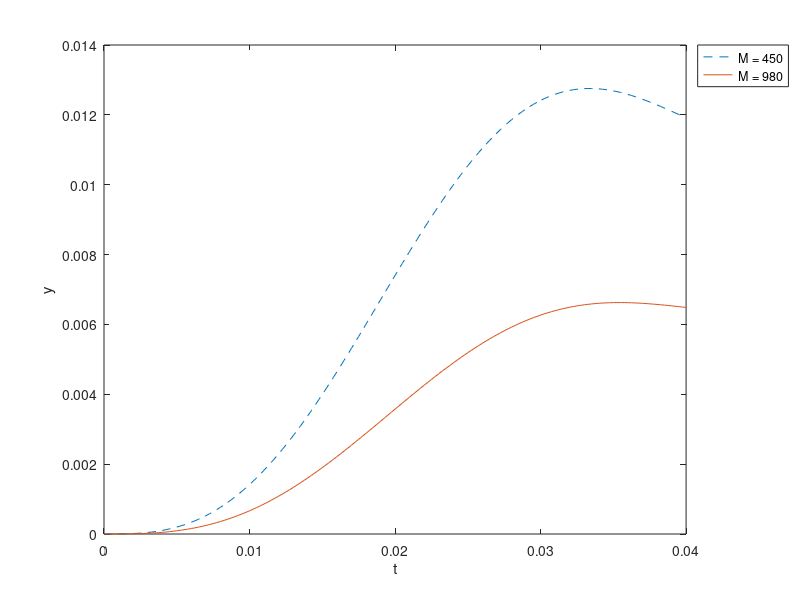
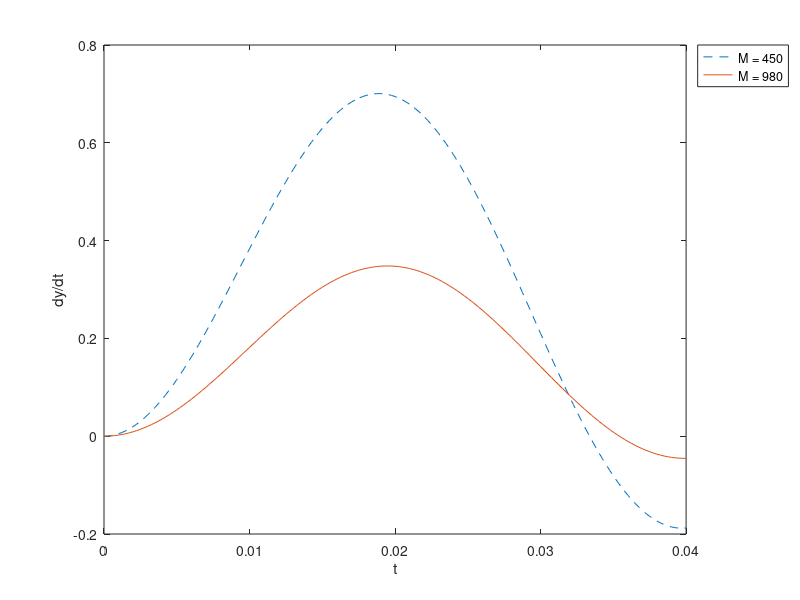
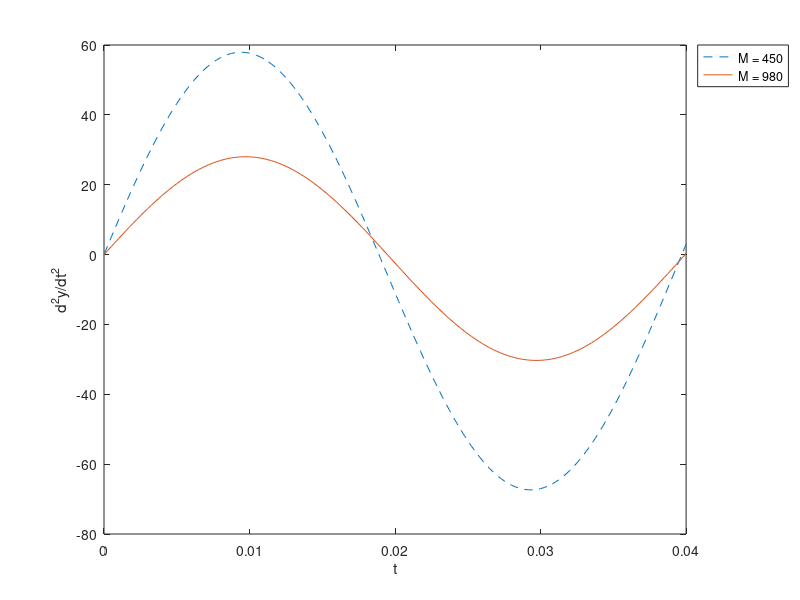

Reproduce these figures in MATLAB, in order.
clc
clear all
global H = 0.05;
global L = 0.8;
global V0 = 20;
global M = 450;
global M1 = 980;
global K = 3500;
global B =7300;
function q = sist(t, an)
    global H;
    global L;
    global V0;
    global M;
    global K;
    global B;
    #Описание математической модели неровности дороги
    x = (H / 2) * (1 - cos((2 * pi * V0 * t) / L));
    #Производная функции неровности дороги
    dxdt = (H / L) * pi * V0 * sin((2 * pi * V0 * t)/L);
    q = [an(2); ((B / M) * dxdt + (K / M) * x - (B / M) * an(2) - (K / M)*an(1))];
endfunction;

function q1 = sist1(t1, an1)
    global H;
    global L;
    global V0;
    global M1;
    global K;
    global B;
    #Описание математической модели неровности дороги
    x = (H / 2) * (1 - cos((2 * pi * V0 * t1) / L));
    #Производная функции неровности дороги
    dxdt = (H / L) * pi * V0 * sin((2 * pi * V0 * t1)/L);
    q1 = [an1(2); ((B / M1) * dxdt + (K / M1) * x - (B / M1) * an1(2) - (K / M1)*an1(1))];
endfunction;

t0 = 0;

tf =  L / V0;

x0 = [0, 0];

par = odeset ("RelTol", 1e-5, "AbsTol", 1e-5, "InitialStep", 0.05,
"MaxStep", 0.001);
[t, an] = ode45(@sist, [t0 tf], x0, par);
[t1, an1] = ode45(@sist1, [t0 tf], x0, par);

plot (t, an(:,1), '--');
hold on
plot (t1, an1(:,1));
h = legend("M = 450", "M = 980" );
legend(h, "location", "northeastoutside");
xlabel('t');
ylabel('y');

figure();
plot (t, an(:,2), '--');
hold on
plot (t1, an1(:,2));
h = legend("M = 450", "M = 980" );
legend(h, "location", "northeastoutside");
xlabel('t');
ylabel('dy/dt');

x = (H / 2) * (1 - cos((2 * pi * V0 * t) / L));
dxdt = (H / L) * pi * V0 * sin((2 * pi * V0 * t)/L);
an3=((B / M) * dxdt + (K / M) * x - (B / M) * an(:,2) - (K / M)*an(:,1));

an3_1 = ((B / M1) * dxdt + (K / M1) * x - (B / M1) * an1(:,2) - (K / M)*an1(:,1));

figure();
plot (t, an3, '--');
xlabel('t');
ylabel('d^2y/dt^2');
hold on
plot (t1, an3_1);
xlabel('t');
ylabel('d^2y/dt^2');

h = legend("M = 450", "M = 980" );
legend(h, "location", "northeastoutside");
xlabel('t');
ylabel('d^2y/dt^2');